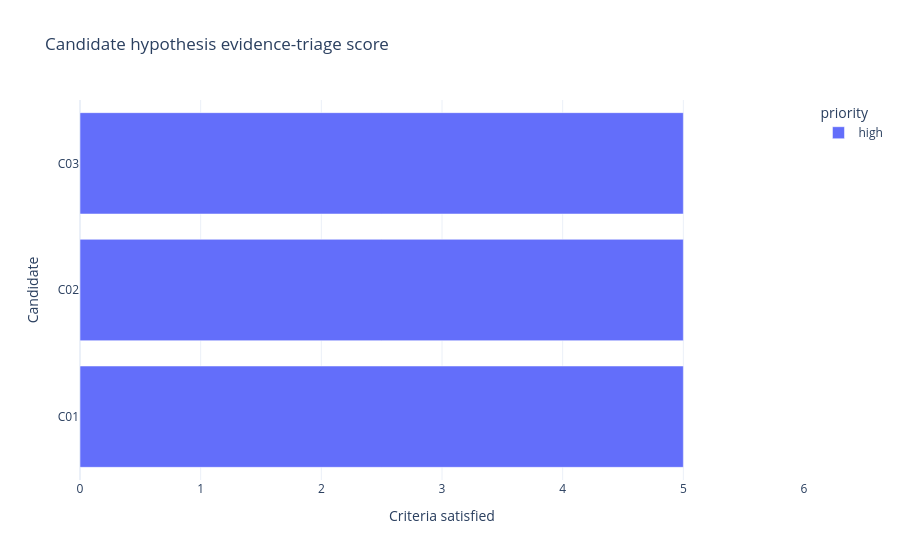

This figure's notebook cell:
### Markdown cell above
## 9.16 Interactive hypothesis dashboard

The dashboard shows hypothesis readiness and evidence-triage scores. It does not display confirmatory p-values unless testing has been explicitly enabled.

### Code cell
dashboard=evidence_triage.copy()
fig=px.bar(
    dashboard.sort_values("evidence_score"),x="evidence_score",y="candidate_id",
    orientation="h",color="priority",hover_data=["candidate_statement","source_step","priority_notes"],
    title="Candidate hypothesis evidence-triage score",
    labels={"evidence_score":"Criteria satisfied","candidate_id":"Candidate"}
)
fig.update_layout(template=PLOTLY_TEMPLATE,xaxis=dict(dtick=1,range=[0,len(EVIDENCE_CRITERIA)]))
fig.show()
if EXPORT_FIGURES_HTML: fig.write_html(FIGURE_DIR/"hypothesis_evidence_triage.html",include_plotlyjs=True)

### Figure 1 — Plotly figure (JSON) as saved in the notebook; plotly's stock layout.template omitted (floating-point values rounded to 4 significant figures)
{"data": [{"customdata": [["The distribution of recorded violation categories differs across victim age groups.", "bivariate", "Confirm using a temporal holdout and collapsed official violation hierarchy."], ["Recorded violation composition differs by victim-suspect relationship.", "bivariate", "Use FDR control and inspect standardized residuals only after omnibus confirmation."], ["The proportion of complaints classified as emergency changes over calendar time.", "temporal", "Pre-specify periods and account for form or channel changes."]], "hovertemplate": "priority=high<br>Criteria satisfied=%{x}<br>Candidate=%{y}<br>candidate_statement=%{customdata[0]}<br>source_step=%{customdata[1]}<br>priority_notes=%{customdata[2]}<extra></extra>", "legendgroup": "high", "marker": {"color": "#636efa", "pattern": {"shape": ""}}, "name": "high", "orientation": "h", "showlegend": true, "textposition": "auto", "type": "bar", "x": [5, 5, 5], "xaxis": "x", "y": ["C01", "C02", "C03"], "yaxis": "y"}], "layout": {"barmode": "relative", "legend": {"title": {"text": "priority"}, "tracegroupgap": 0}, "title": {"text": "Candidate hypothesis evidence-triage score"}, "xaxis": {"anchor": "y", "domain": [0, 1], "dtick": 1, "range": [0, 6], "title": {"text": "Criteria satisfied"}}, "yaxis": {"anchor": "x", "domain": [0, 1], "title": {"text": "Candidate"}}}}
